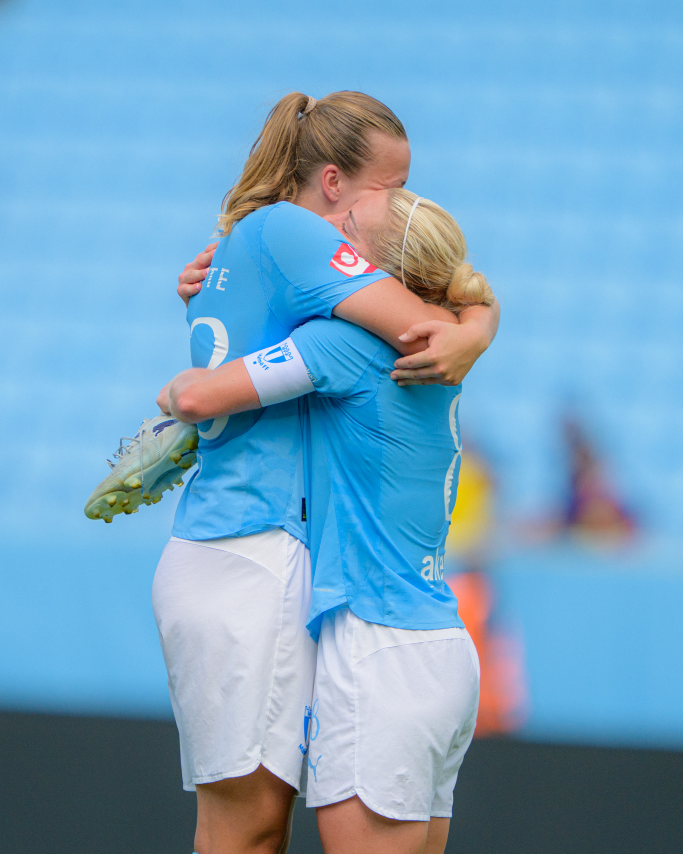
#> input picture design/design_handoff_eventmodell_v5/skisser_assets/hero-foto.jpg, 2048 x 2560 px (shown at 1/3 size)
$ python -i xmp_writer.py   (imports and definitions only)
#> lines starting #> are read from the running program, lines starting #| are printed output that depends on the picture; after the words box and inside, x2 and y2 are one past the last pixel; in counts of white or black regions, pixels touching at a corner belong together
#> further down, picture is the input picture: shape (2560, 2048, 3); mean B, G, R 195.6, 164.9, 117.6
"""Generera XMP-sidecars med upprätning (rätning av lutande horisont)."""

import re
import cv2
import numpy as np
from pathlib import Path

# Preset-metadata som inte hör hemma i en bild-sidecar (bara presethantering).
_PRESET_DROPPA_ATTR = {
    "PresetType", "Cluster", "UUID", "SupportsAmount2", "SupportsAmount",
    "SupportsColor", "SupportsMonochrome", "SupportsHighDynamicRange",
    "SupportsNormalDynamicRange", "SupportsSceneReferred",
    "SupportsOutputReferred", "RequiresRGBTables", "ShowInPresets",
    "ShowInQuickActions", "CameraModelRestriction", "Copyright",
    "ContactInfo", "HasSettings",
}
_PRESET_DROPPA_ELEM = {"Name", "ShortName", "SortName", "Group", "Description"}


# [31 lines left out: function las_preset, not called in this run]

XMP_MALL = """\
<?xpacket begin='\xef\xbb\xbf' id='W5M0MpCehiHzreSzNTczkc9d'?>
<x:xmpmeta xmlns:x='adobe:ns:meta/' x:xmptk='dpt'>
  <rdf:RDF xmlns:rdf='http://www.w3.org/1999/02/22-rdf-syntax-ns#'>
    <rdf:Description rdf:about=''
      xmlns:crs='http://ns.adobe.com/camera-raw-settings/1.0/'
      xmlns:xmp='http://ns.adobe.com/xap/1.0/'{rating_attr}{label_attr}
      crs:Version='15.0'
      crs:ProcessVersion='11.0'
      crs:HasCrop='{has_crop}'
      crs:CropTop='{top:.6f}'
      crs:CropLeft='{left:.6f}'
      crs:CropBottom='{bottom:.6f}'
      crs:CropRight='{right:.6f}'
      crs:CropAngle='{crop_angle:.2f}'
      crs:CropConstrainToWarp='{constrain}'
      crs:StraightenAngle='0.00'{extra}
    />
  </rdf:RDF>
</x:xmpmeta>
<?xpacket end='w'?>"""


def berakna_uppratning(img_bgr):
    """
    Detekterar horisontella linjer (planets kant/mittlinje) med Hough-transform
    och returnerar korrektionsvinkeln i grader.
    """
    h, w = img_bgr.shape[:2]
#> h = 2560; w = 2048
    roi = img_bgr[h // 2:, :]
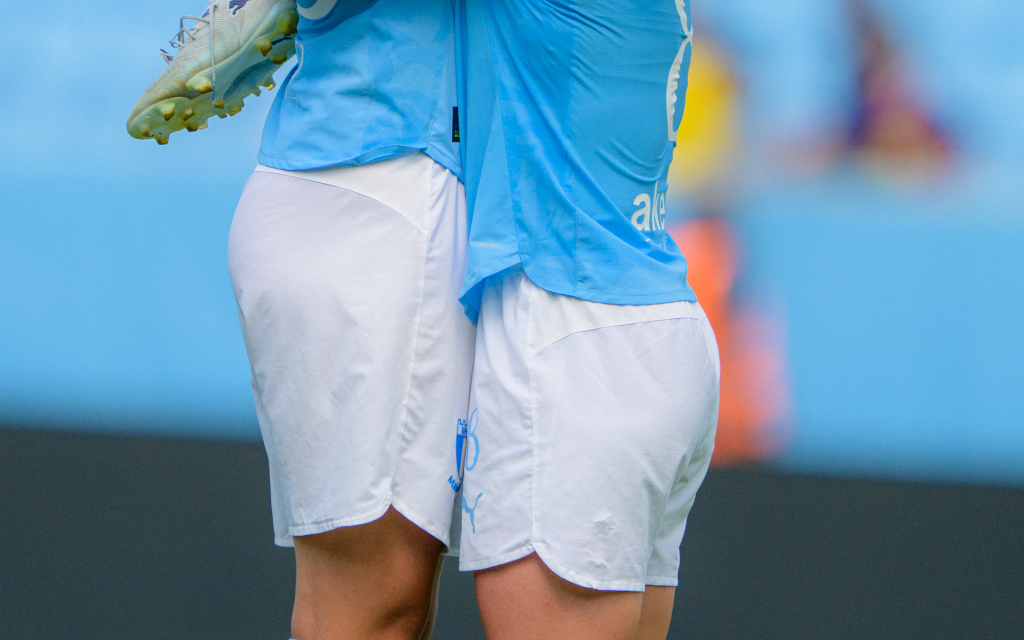
#> roi: shape (1280, 2048, 3) (shown at 1/2 size); mean B, G, R 178.3, 152.6, 112.3
    gray = cv2.cvtColor(roi, cv2.COLOR_BGR2GRAY)
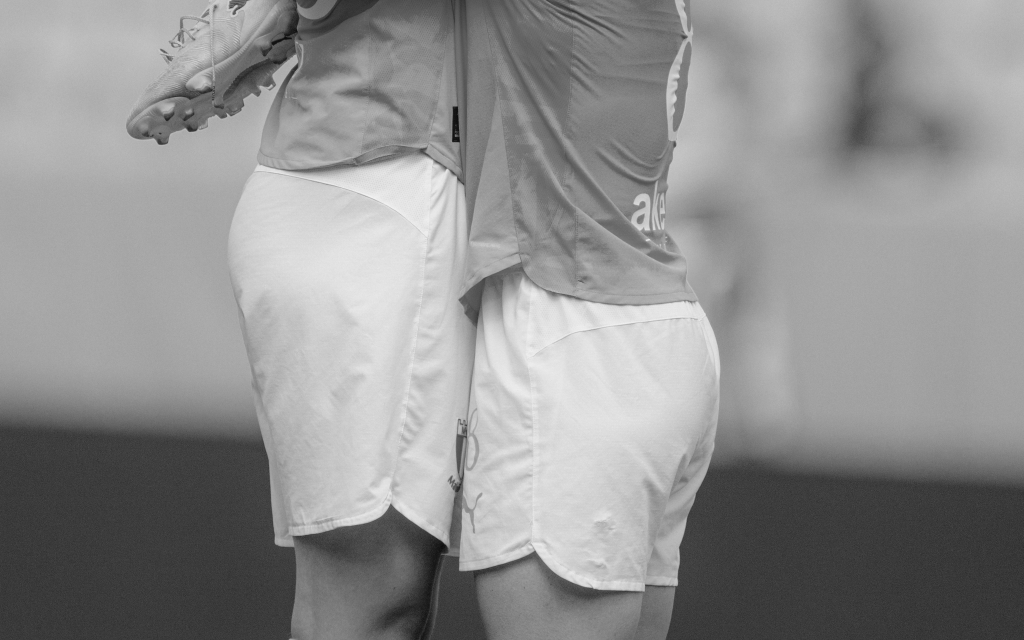
#> gray: shape (1280, 2048) (shown at 1/2 size); min 10, max 243, mean 143.5
    edges = cv2.Canny(gray, 50, 150)
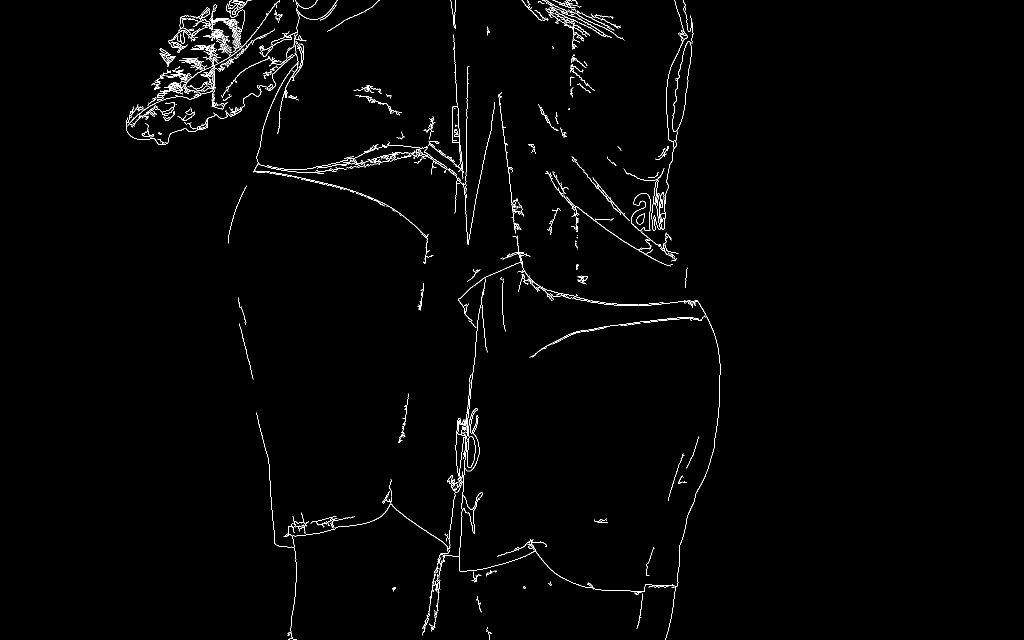
#> edges: shape (1280, 2048) (shown at 1/2 size); 1.2% white in thin lines or dots, all inside (x1, y1, x2, y2) = (252, 0, 1441, 1280)
    lines = cv2.HoughLinesP(edges, 1, np.pi / 180,
                             threshold=80, minLineLength=w // 5, maxLineGap=20)
#> lines = None
    if lines is None:
        return 0.0
    vinklar = []
    for x1, y1, x2, y2 in lines[:, 0]:
        dx, dy = x2 - x1, y2 - y1
        if abs(dx) < 10:
            continue
        v = np.degrees(np.arctan2(dy, dx))
        if abs(v) < 15:
            vinklar.append(v)
    if not vinklar:
        return 0.0
    return float(np.clip(-float(np.median(vinklar)), -5.0, 5.0))


# [14 lines left out: function brus_av_iso, not called in this run]


PRESET_MALL = """\
<?xpacket begin='\xef\xbb\xbf' id='W5M0MpCehiHzreSzNTczkc9d'?>
<x:xmpmeta xmlns:x='adobe:ns:meta/' x:xmptk='dpt'>
  <rdf:RDF xmlns:rdf='http://www.w3.org/1999/02/22-rdf-syntax-ns#'>
    <rdf:Description rdf:about=''
      xmlns:crs='http://ns.adobe.com/camera-raw-settings/1.0/'
      xmlns:xmp='http://ns.adobe.com/xap/1.0/'{rating_attr}{label_attr}
{attr}>{inner}
    </rdf:Description>
  </rdf:RDF>
</x:xmpmeta>
<?xpacket end='w'?>"""


# [93 lines left out: functions _bygg_med_preset, skriv_xmp, not called in this run]

>>> import cv2
>>> picture = cv2.imread('../../design/design_handoff_eventmodell_v5/skisser_assets/hero-foto.jpg')
>>> result = berakna_uppratning(picture)
#> result = 0
